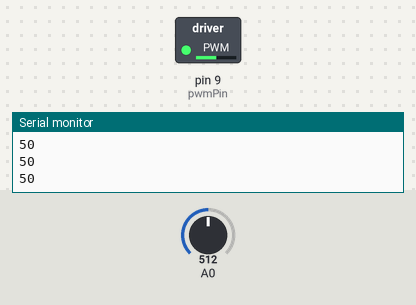
A sketch run on a simulated Arduino Uno, built with avr-gcc and run on an emulated ATmega328P. On the bench: switched loads named in the sketch (green lamp = pin HIGH), the last lines printed to the serial monitor. The test bench sets the inputs (shaded band); at power-on: A0 = 512.

Above: at 1.5 s.
1.6 s: A0 set to 900
At 1.9 s:
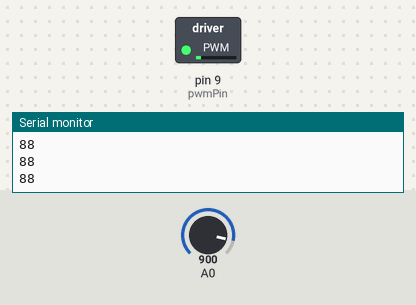
3.1 s: A0 set to 1023
At 4.3 s:
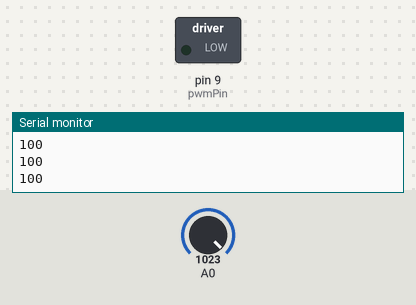
4.6 s: A0 set to 122
At 5.3 s:
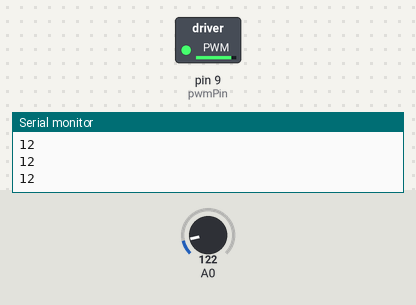
6.1 s: A0 set to 511
At 6.5 s:
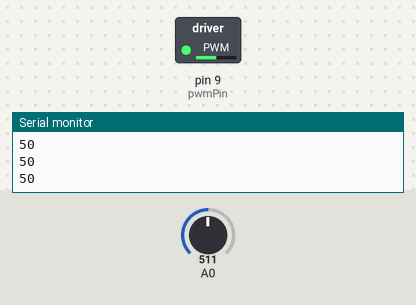
Timing chart, 0 to 8.6 s (numbered marks = the images above; inputs shaded):
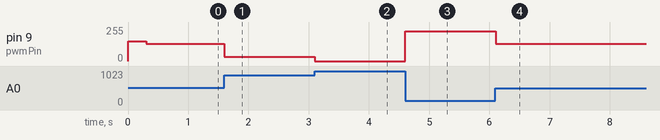

Measured:
- after the input at 1.6 s, pin 9 (pwmPin): 128/255 → 31/255 at once
- after the input at 3.1 s, pin 9 (pwmPin): 31/255 → 0/255 at once
- after the input at 4.6 s, pin 9 (pwmPin): 0/255 → 225/255 at once
- after the input at 6.1 s, pin 9 (pwmPin): 225/255 → 128/255 at once

The sketch:

motor_control_3.ino
```cpp
int pwmPin = 9;

void setup() {
  Serial.begin(9600);
  pinMode(pwmPin,OUTPUT);
  analogWrite(pwmPin, 150);
  delay(300);
}

void loop () {
  int potValue = analogRead(A0);

  int newpotValue = map(potValue, 0, 1023, 255,
  0);


  analogWrite(pwmPin, newpotValue);

  Serial.println(map(newpotValue,0,255,100,0));
}
```
